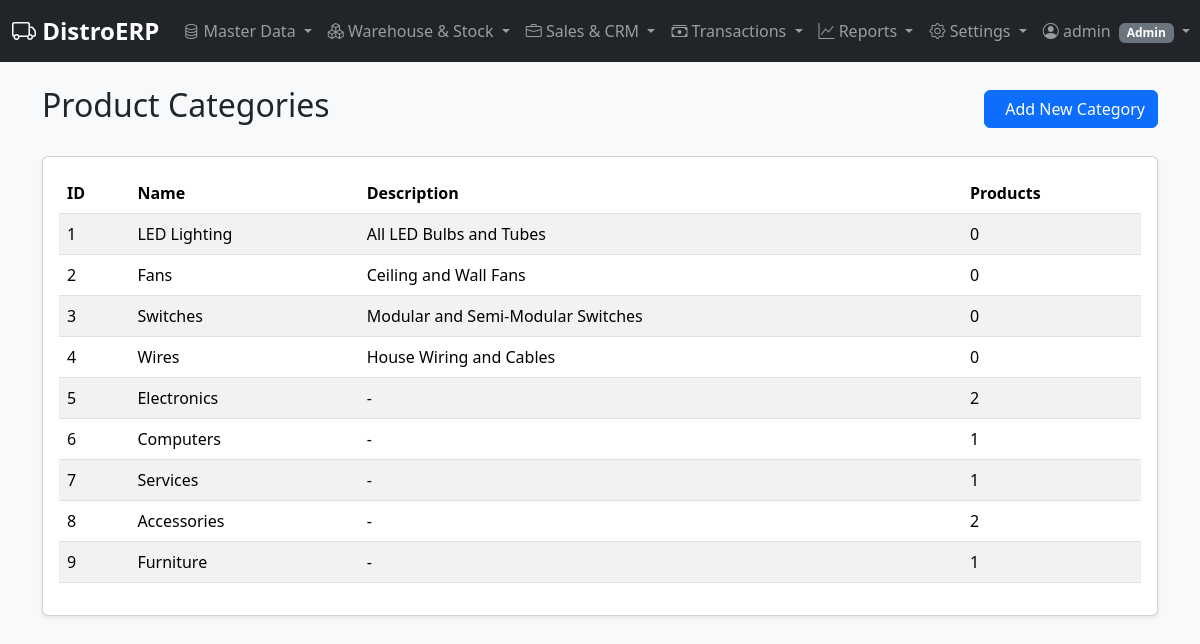
/categories (signed in), run on the app's committed database.
### erp/models.py (models this page shows, shortened)
class User(db.Model, UserMixin):
    id = db.Column(db.Integer, primary_key=True)
    username = db.Column(db.String(64), unique=True, nullable=False, index=True)
    password_hash = db.Column(db.String(128), nullable=False)
    role = db.Column(db.String(20), default='Sales', nullable=False) # Admin, Manager, Sales, Technician, Accountant

class Category(db.Model):
    id = db.Column(db.Integer, primary_key=True)
    name = db.Column(db.String(50), unique=True, nullable=False)
    description = db.Column(db.String(200))
    products = db.relationship('Product', backref='category', lazy=True)

### erp/routes.py (the view)
@bp.route('/categories')
@login_required
def categories_list():
    categories = Category.query.all()
    return render_template('categories_list.html', categories=categories)

### erp/templates/categories_list.html (shortened to what this page needs)
{% extends "base.html" %}
{% block content %}
<div class="container mt-4">
    <div class="d-flex justify-content-between align-items-center mb-4">
        <h1 class="h2">Product Categories</h1>
        <a href="{{ url_for('main.add_category') }}" class="btn btn-primary">
            Add New Category
        </a>
    </div>
    <div class="card">
        <div class="card-body">
            <div class="table-responsive">
                <table class="table table-striped">
                    <thead>
                        <tr>
                            <th>ID</th>
                            <th>Name</th>
                            <th>Description</th>
                            <th>Products</th>
                        </tr>
                    </thead>
                    <tbody>
                        {% for category in categories %}
                        <tr>
                            <td>{{ category.id }}</td>
                            <td>{{ category.name }}</td>
                            <td>{{ category.description or '-' }}</td>
                            <td>{{ category.products|length }}</td>
                        </tr>
                        {% endfor %}
                    </tbody>
                </table>
            </div>
        </div>
    </div>
</div>
{% endblock %}

### erp/templates/base.html (shortened to what this page needs)
<!DOCTYPE html>
<html lang="en">
  <head>
    <link
      href="https://cdn.jsdelivr.net/npm/bootstrap@5.3.2/dist/css/bootstrap.min.css"
      rel="stylesheet"
    />
    <link
      rel="stylesheet"
      href="https://cdn.jsdelivr.net/npm/bootstrap-icons@1.11.1/font/bootstrap-icons.css"
    />
  </head>
  <body>
    <nav class="navbar navbar-expand-lg navbar-dark bg-dark sticky-top">
      <div class="container-fluid">
        <a class="navbar-brand" href="{{ url_for('main.dashboard') }}">
          <i class="bi bi-truck"></i> DistroERP
        </a>
        <div class="collapse navbar-collapse" id="mainNav">
          <ul class="navbar-nav me-auto mb-2 mb-lg-0">
            <li class="nav-item dropdown">
              <a
                class="nav-link dropdown-toggle"
                href="#"
                role="button"
                data-bs-toggle="dropdown"
              >
                <i class="bi bi-database"></i> Master Data
              </a>
                {% if current_user.role in ['Admin', 'Manager', 'Sales'] %}
                </li>
                {% endif %}
              </ul>
            <li class="nav-item dropdown">
               <a class="nav-link dropdown-toggle" href="#" role="button" data-bs-toggle="dropdown">
                  <i class="bi bi-boxes"></i> Warehouse & Stock
               </a>
            </li>
            <li class="nav-item dropdown">
               <a class="nav-link dropdown-toggle" href="#" role="button" data-bs-toggle="dropdown">
                  <i class="bi bi-briefcase"></i> Sales & CRM
               </a>
            </li>
            <li class="nav-item dropdown">
              <a
                class="nav-link dropdown-toggle"
                href="#"
                role="button"
                data-bs-toggle="dropdown"
              >
                <i class="bi bi-cash-stack"></i> Transactions
              </a>
            </li>
            {% if current_user.role in ['Admin', 'Accountant'] %}
            <li class="nav-item dropdown">
              <a
                class="nav-link dropdown-toggle"
                href="#"
                role="button"
                data-bs-toggle="dropdown"
              >
                <i class="bi bi-graph-up"></i> Reports
              </a>
            </li>
            {% endif %}
            {% if current_user.role in ['Admin', 'Manager'] %}
            <li class="nav-item dropdown">
              <a
                class="nav-link dropdown-toggle"
                href="#"
                role="button"
                data-bs-toggle="dropdown"
              >
                <i class="bi bi-gear"></i> Settings
              </a>
            </li>
            {% endif %}
          <ul class="navbar-nav ms-auto">
            {% if current_user.is_authenticated %}
            <li class="nav-item dropdown">
              <a class="nav-link dropdown-toggle" href="#" role="button" data-bs-toggle="dropdown">
                <i class="bi bi-person-circle"></i> {{ current_user.username }}
                <span class="badge bg-secondary ms-1">{{ current_user.role }}</span>
              </a>
            </li>
            {% else %}
            <li class="nav-item">
              <a class="nav-link" href="{{ url_for('main.login') }}"><i class="bi bi-box-arrow-in-right"></i> Login</a>
            </li>
            {% endif %}
          </ul>
        </div>
      </div>
    </nav>
    <main class="container-fluid mt-4">
       {% block content %}{% endblock %}
    </main>
  </body>
</html>

### erp/templates/base.html (style rules this page uses)
body { background-color: #f8f9fa; }
.navbar-brand { font-weight: bold; font-size: 1.5rem; }
.card { box-shadow: 0 0.125rem 0.25rem rgba(0, 0, 0, 0.075); }
.table-responsive { max-height: 600px; overflow-y: auto; }

### data on the page
User: username "admin", role "Admin"
Category: id "1", name "LED Lighting", description "All LED Bulbs and Tubes", products|length "0"
Category: id "2", name "Fans", description "Ceiling and Wall Fans", products|length "0"
Category: id "3", name "Switches", description "Modular and Semi-Modular Switches", products|length "0"
Category: id "4", name "Wires", description "House Wiring and Cables", products|length "0"
Category: id "5", name "Electronics", description "-", products|length "2"
Category: id "6", name "Computers", description "-", products|length "1"
Category: id "7", name "Services", description "-", products|length "1"
Category: id "8", name "Accessories", description "-", products|length "2"
Category: id "9", name "Furniture", description "-", products|length "1"
